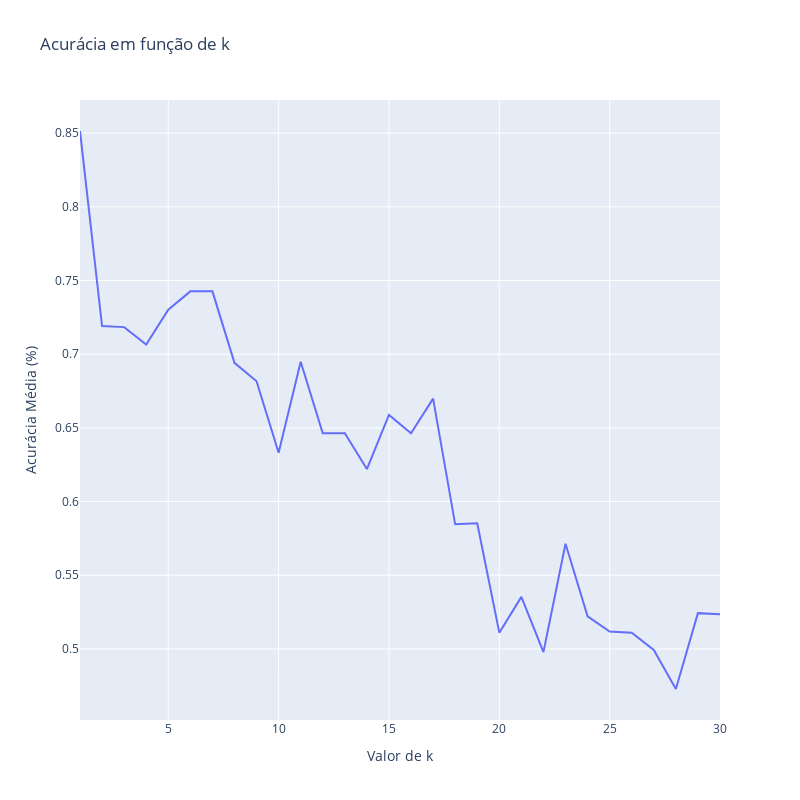

Notebook code for this chart:
### Code cell
numfolds = 5
kf = KFold(n_splits=numfolds, shuffle=True, random_state=0)

k_values = range(1, 31) 
mean_accuracies = []

for k in k_values:
    modelo_knn = knn_modelo(n_neighbors=k)
    validacaoCruzada = cross_val_score(modelo_knn, df_atributo, df_resposta, cv=kf)
    mean_accuracies.append(validacaoCruzada.mean())

fig = px.line(x=k_values, y=mean_accuracies, 
              title='Acurácia em função de k', 
              height=800, width=800)

fig.update_layout(xaxis_title='Valor de k', yaxis_title='Acurácia Média (%)')
fig.show()

best_k = k_values[mean_accuracies.index(max(mean_accuracies))]
print(f'O melhor valor de k é {best_k} com uma acurácia média de {max(mean_accuracies):.2f}')

### Figure 1 — Plotly figure (JSON) as saved in the notebook; plotly's stock layout.template omitted (floating-point values rounded to 4 significant figures)
{"data": [{"hovertemplate": "x=%{x}<br>y=%{y}<extra></extra>", "legendgroup": "", "line": {"color": "#636efa", "dash": "solid"}, "marker": {"symbol": "circle"}, "mode": "lines", "name": "", "orientation": "v", "showlegend": false, "type": "scatter", "x": [1, 2, 3, 4, 5, 6, 7, 8, 9, 10, 11, 12, 13, 14, 15, 16, 17, 18, 19, 20, 21, 22, 23, 24, 25, 26, 27, 28, 29, 30], "xaxis": "x", "y": [0.8515, 0.7191, 0.7184, 0.7066, 0.7301, 0.7426, 0.7426, 0.6941, 0.6816, 0.6331, 0.6949, 0.6463, 0.6463, 0.6221, 0.6588, 0.6463, 0.6699, 0.5846, 0.5853, 0.511, 0.5353, 0.4978, 0.5713, 0.5221, 0.5118, 0.511, 0.4993, 0.4728, 0.5243, 0.5235], "yaxis": "y"}], "layout": {"height": 800, "legend": {"tracegroupgap": 0}, "title": {"text": "Acurácia em função de k"}, "width": 800, "xaxis": {"anchor": "y", "domain": [0, 1], "title": {"text": "Valor de k"}}, "yaxis": {"anchor": "x", "domain": [0, 1], "title": {"text": "Acurácia Média (%)"}}}}
